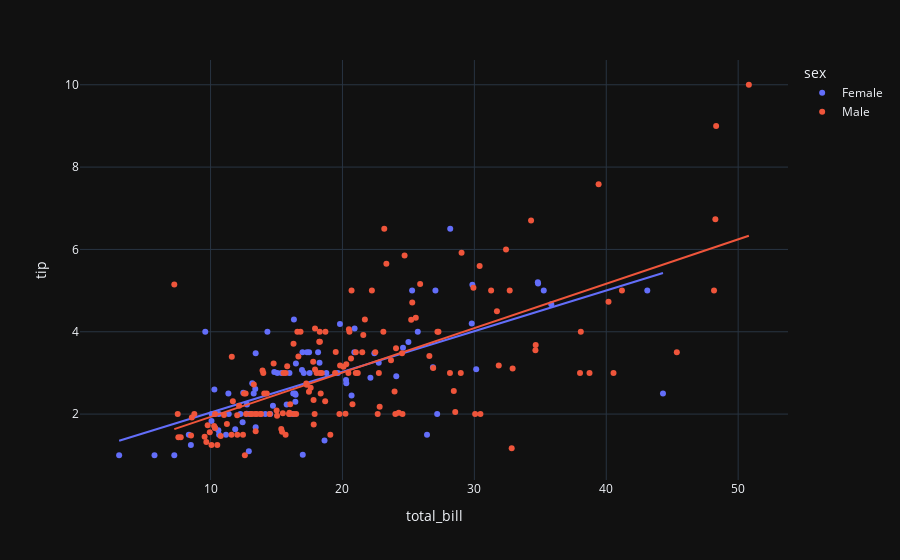

Notebook cell for this chart:
### Code cell
# Para utilizar statsmodels pip install statsmodels 
fig3 = px.scatter(dataset1, x="total_bill", y="tip", color='sex', trendline="ols")
fig3.update_layout(template='plotly_dark')
fig3.show()

### Figure 1 — Plotly figure (JSON) as saved in the notebook; plotly's stock layout.template omitted (floating-point values rounded to 4 significant figures; data arrays with more than 128 entries replaced by an {"elided": "..."} marker saying what was removed)
{"data": [{"hovertemplate": "sex=Female<br>total_bill=%{x}<br>tip=%{y}<extra></extra>", "legendgroup": "Female", "marker": {"color": "#636efa", "symbol": "circle"}, "mode": "markers", "name": "Female", "orientation": "v", "showlegend": true, "type": "scatter", "x": [16.99, 24.59, 35.26, 14.83, 10.33, 16.97, 20.29, 15.77, 19.65, 15.06, 20.69, 16.93, 10.29, 34.81, 26.41, 16.45, 3.07, 17.07, 26.86, 25.28, 14.73, 10.07, 34.83, 5.75, 16.32, 22.75, 11.35, 15.38, 44.3, 22.42, 20.92, 14.31, 7.25, 25.71, 17.31, 10.65, 12.43, 24.08, 13.42, 12.48, 29.8, 14.52, 11.38, 20.27, 11.17, 12.26, 18.26, 8.51, 10.33, 14.15, 13.16, 17.47, 27.05, 16.43, 8.35, 18.64, 11.87, 29.85, 25, 13.39, 16.21, 17.51, 10.59, 10.63, 9.6, 20.9, 18.15, 19.81, 43.11, 13, 12.74, 13, 16.4, 16.47, 12.76, 13.27, 28.17, 12.9, 30.14, 13.42, 15.98, 16.27, 10.09, 22.12, 35.83, 27.18, 18.78], "xaxis": "x", "y": [1.01, 3.61, 5, 3.02, 1.67, 3.5, 2.75, 2.23, 3, 3, 2.45, 3.07, 2.6, 5.2, 1.5, 2.47, 1, 3, 3.14, 5, 2.2, 1.83, 5.17, 1, 4.3, 3.25, 2.5, 3, 2.5, 3.48, 4.08, 4, 1, 4, 3.5, 1.5, 1.8, 2.92, 1.68, 2.52, 4.2, 2, 2, 2.83, 1.5, 2, 3.25, 1.25, 2, 2, 2.75, 3.5, 5, 2.3, 1.5, 1.36, 1.63, 5.14, 3.75, 2.61, 2, 3, 1.61, 2, 4, 3.5, 3.5, 4.19, 5, 2, 2.01, 2, 2.5, 3.23, 2.23, 2.5, 6.5, 1.1, 3.09, 3.48, 3, 2.5, 2, 2.88, 4.67, 2, 3], "yaxis": "y"}, {"hovertemplate": "<b>OLS trendline</b><br>tip = 0.0988779 * total_bill + 1.04802<br>R<sup>2</sup>=0.466488<br><br>sex=Female<br>total_bill=%{x}<br>tip=%{y} <b>(trend)</b><extra></extra>", "legendgroup": "Female", "marker": {"color": "#636efa", "symbol": "circle"}, "mode": "lines", "name": "Female", "showlegend": false, "type": "scatter", "x": [3.07, 5.75, 7.25, 8.35, 8.51, 9.6, 10.07, 10.09, 10.29, 10.33, 10.33, 10.59, 10.63, 10.65, 11.17, 11.35, 11.38, 11.87, 12.26, 12.43, 12.48, 12.74, 12.76, 12.9, 13, 13, 13.16, 13.27, 13.39, 13.42, 13.42, 14.15, 14.31, 14.52, 14.73, 14.83, 15.06, 15.38, 15.77, 15.98, 16.21, 16.27, 16.32, 16.4, 16.43, 16.45, 16.47, 16.93, 16.97, 16.99, 17.07, 17.31, 17.47, 17.51, 18.15, 18.26, 18.64, 18.78, 19.65, 19.81, 20.27, 20.29, 20.69, 20.9, 20.92, 22.12, 22.42, 22.75, 24.08, 24.59, 25, 25.28, 25.71, 26.41, 26.86, 27.05, 27.18, 28.17, 29.8, 29.85, 30.14, 34.81, 34.83, 35.26, 35.83, 43.11, 44.3], "xaxis": "x", "y": [1.352, 1.617, 1.765, 1.874, 1.889, 1.997, 2.044, 2.046, 2.065, 2.069, 2.069, 2.095, 2.099, 2.101, 2.152, 2.17, 2.173, 2.222, 2.26, 2.277, 2.282, 2.308, 2.31, 2.324, 2.333, 2.333, 2.349, 2.36, 2.372, 2.375, 2.375, 2.447, 2.463, 2.484, 2.504, 2.514, 2.537, 2.569, 2.607, 2.628, 2.651, 2.657, 2.662, 2.67, 2.673, 2.675, 2.677, 2.722, 2.726, 2.728, 2.736, 2.76, 2.775, 2.779, 2.843, 2.854, 2.891, 2.905, 2.991, 3.007, 3.052, 3.054, 3.094, 3.115, 3.117, 3.235, 3.265, 3.297, 3.429, 3.479, 3.52, 3.548, 3.59, 3.659, 3.704, 3.723, 3.736, 3.833, 3.995, 4.0, 4.028, 4.49, 4.492, 4.534, 4.591, 5.311, 5.428], "yaxis": "y"}, {"hovertemplate": "sex=Male<br>total_bill=%{x}<br>tip=%{y}<extra></extra>", "legendgroup": "Male", "marker": {"color": "#EF553B", "symbol": "circle"}, "mode": "markers", "name": "Male", "orientation": "v", "showlegend": true, "type": "scatter", "x": {"elided": "157 float values"}, "xaxis": "x", "y": {"elided": "157 float values"}, "yaxis": "y"}, {"hovertemplate": "<b>OLS trendline</b><br>tip = 0.107861 * total_bill + 0.852148<br>R<sup>2</sup>=0.448569<br><br>sex=Male<br>total_bill=%{x}<br>tip=%{y} <b>(trend)</b><extra></extra>", "legendgroup": "Male", "marker": {"color": "#EF553B", "symbol": "circle"}, "mode": "lines", "name": "Male", "showlegend": false, "type": "scatter", "x": {"elided": "157 float values"}, "xaxis": "x", "y": {"elided": "157 float values"}, "yaxis": "y"}], "layout": {"legend": {"title": {"text": "sex"}, "tracegroupgap": 0}, "margin": {"t": 60}, "xaxis": {"anchor": "y", "domain": [0, 1], "title": {"text": "total_bill"}}, "yaxis": {"anchor": "x", "domain": [0, 1], "title": {"text": "tip"}}}}
